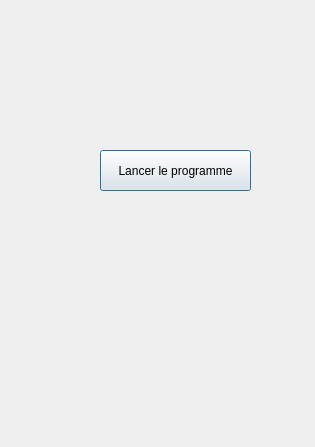
<?xml version="1.0" encoding="UTF-8"?>
<ui version="4.0">
 <class>Dialog</class>
 <widget class="QDialog" name="Dialog">
  <property name="geometry">
   <rect>
    <x>0</x>
    <y>0</y>
    <width>315</width>
    <height>447</height>
   </rect>
  </property>
  <property name="windowTitle">
   <string>NSTW - WEC</string>
  </property>
  <widget class="QPushButton" name="pushButton">
   <property name="geometry">
    <rect>
     <x>100</x>
     <y>150</y>
     <width>151</width>
     <height>41</height>
    </rect>
   </property>
   <property name="text">
    <string>Lancer le programme</string>
   </property>
  </widget>
  <widget class="QLabel" name="label">
   <property name="geometry">
    <rect>
     <x>-30</x>
     <y>0</y>
     <width>378</width>
     <height>451</height>
    </rect>
   </property>
   <property name="sizePolicy">
    <sizepolicy hsizetype="Fixed" vsizetype="Fixed">
     <horstretch>0</horstretch>
     <verstretch>0</verstretch>
    </sizepolicy>
   </property>
   <property name="maximumSize">
    <size>
     <width>411</width>
     <height>451</height>
    </size>
   </property>
   <property name="text">
    <string/>
   </property>
   <property name="pixmap">
    <pixmap resource="qt.qrc">:/newPrefix/C:/Users/sophk/Pictures/HYPNOTIK_profil_discord.png</pixmap>
   </property>
  </widget>
  <zorder>label</zorder>
  <zorder>pushButton</zorder>
 </widget>
 <resources>
  <include location="qt.qrc"/>
 </resources>
 <connections/>
</ui>
